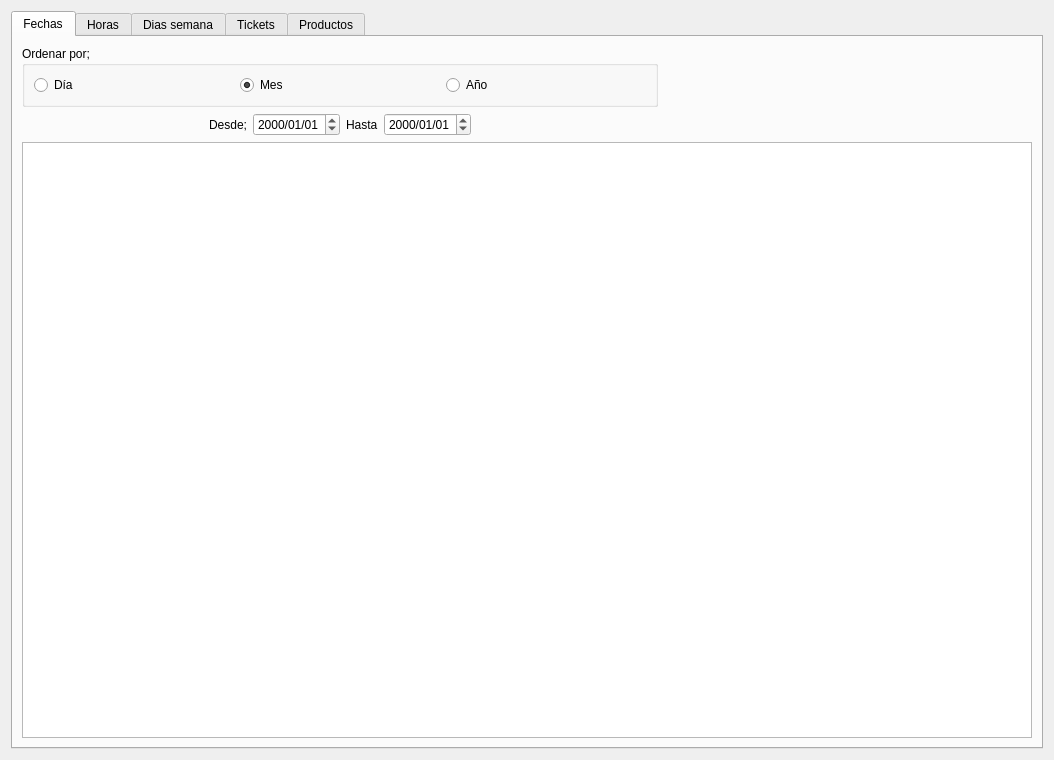
<?xml version="1.0" encoding="UTF-8"?>
<ui version="4.0">
 <class>ventasUsuarioWidget</class>
 <widget class="QWidget" name="ventasUsuarioWidget">
  <property name="geometry">
   <rect>
    <x>0</x>
    <y>0</y>
    <width>1054</width>
    <height>760</height>
   </rect>
  </property>
  <property name="windowTitle">
   <string>Form</string>
  </property>
  <layout class="QGridLayout" name="gridLayout_2">
   <item row="0" column="0">
    <widget class="QTabWidget" name="tabWidge">
     <property name="currentIndex">
      <number>0</number>
     </property>
     <widget class="QWidget" name="tabFechas">
      <attribute name="title">
       <string>Fechas</string>
      </attribute>
      <layout class="QGridLayout" name="gridLayout_3">
       <item row="3" column="1">
        <layout class="QHBoxLayout" name="horizontalLayout_3">
         <item>
          <widget class="QLabel" name="label">
           <property name="text">
            <string>Desde;</string>
           </property>
          </widget>
         </item>
         <item>
          <widget class="QDateEdit" name="dateDesde">
           <property name="displayFormat">
            <string>yyyy/MM/dd</string>
           </property>
          </widget>
         </item>
         <item>
          <widget class="QLabel" name="label_2">
           <property name="text">
            <string>Hasta</string>
           </property>
          </widget>
         </item>
         <item>
          <widget class="QDateEdit" name="dateHasta">
           <property name="displayFormat">
            <string>yyyy/MM/dd</string>
           </property>
          </widget>
         </item>
        </layout>
       </item>
       <item row="0" column="0" colspan="3">
        <widget class="QGroupBox" name="groupBox">
         <property name="title">
          <string>Ordenar por;</string>
         </property>
         <layout class="QHBoxLayout" name="horizontalLayout_2">
          <item>
           <widget class="QRadioButton" name="radioDia">
            <property name="text">
             <string>Día</string>
            </property>
           </widget>
          </item>
          <item>
           <widget class="QRadioButton" name="radioMes">
            <property name="text">
             <string>Mes</string>
            </property>
            <property name="checked">
             <bool>true</bool>
            </property>
           </widget>
          </item>
          <item>
           <widget class="QRadioButton" name="radioAnio">
            <property name="text">
             <string>Año</string>
            </property>
           </widget>
          </item>
         </layout>
        </widget>
       </item>
       <item row="4" column="5">
        <layout class="QGridLayout" name="fechasLayout"/>
       </item>
       <item row="4" column="0" colspan="5">
        <widget class="QTableView" name="tableResumen"/>
       </item>
      </layout>
     </widget>
     <widget class="QWidget" name="tabHoras">
      <attribute name="title">
       <string>Horas</string>
      </attribute>
     </widget>
     <widget class="QWidget" name="tabSemana">
      <attribute name="title">
       <string>Dias semana</string>
      </attribute>
     </widget>
     <widget class="QWidget" name="tabTickets">
      <attribute name="title">
       <string>Tickets</string>
      </attribute>
     </widget>
     <widget class="QWidget" name="tabProductos">
      <attribute name="title">
       <string>Productos</string>
      </attribute>
     </widget>
    </widget>
   </item>
  </layout>
 </widget>
 <resources/>
 <connections/>
</ui>
